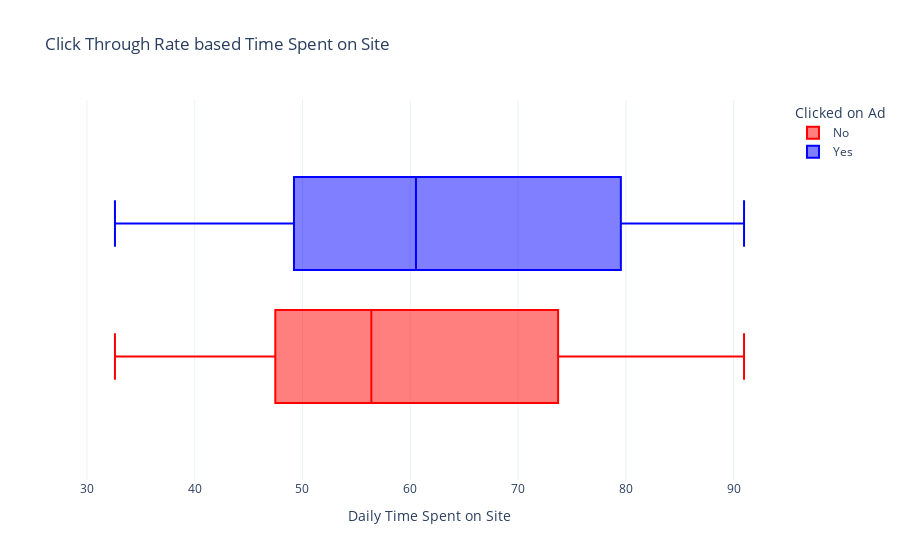

Here is the notebook cell this chart was saved with:
### Code cell
fig = px.box(data, 
             x="Daily Time Spent on Site",  
             color="Clicked on Ad", 
             title="Click Through Rate based Time Spent on Site", 
             color_discrete_map={'Yes':'blue',
                                 'No':'red'})
fig.update_traces(quartilemethod="exclusive")
fig.show()

### Figure 1 — Plotly figure (JSON) as saved in the notebook; plotly's stock layout.template omitted (floating-point values rounded to 4 significant figures; data arrays with more than 128 entries replaced by an {"elided": "..."} marker saying what was removed)
{"data": [{"alignmentgroup": "True", "hovertemplate": "Clicked on Ad=No<br>Daily Time Spent on Site=%{x}<extra></extra>", "legendgroup": "No", "marker": {"color": "red"}, "name": "No", "notched": false, "offsetgroup": "No", "orientation": "h", "quartilemethod": "exclusive", "showlegend": true, "type": "box", "x": {"elided": "5083 float values"}, "x0": " ", "xaxis": "x", "y0": " ", "yaxis": "y"}, {"alignmentgroup": "True", "hovertemplate": "Clicked on Ad=Yes<br>Daily Time Spent on Site=%{x}<extra></extra>", "legendgroup": "Yes", "marker": {"color": "blue"}, "name": "Yes", "notched": false, "offsetgroup": "Yes", "orientation": "h", "quartilemethod": "exclusive", "showlegend": true, "type": "box", "x": {"elided": "4917 float values"}, "x0": " ", "xaxis": "x", "y0": " ", "yaxis": "y"}], "layout": {"boxmode": "group", "legend": {"title": {"text": "Clicked on Ad"}, "tracegroupgap": 0}, "title": {"text": "Click Through Rate based Time Spent on Site"}, "xaxis": {"anchor": "y", "domain": [0, 1], "title": {"text": "Daily Time Spent on Site"}}, "yaxis": {"anchor": "x", "domain": [0, 1]}}}
